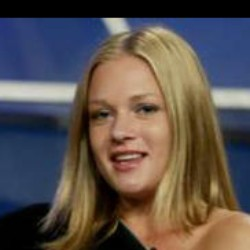
#> input picture dataset/AJ_Cook/AJ_Cook_0001.jpg, 250 x 250 px
$ python -i gui.py   (imports and definitions only)
#> lines starting #> are read from the running program, lines starting #| are printed output that depends on the picture; after the words box and inside, x2 and y2 are one past the last pixel; in counts of white or black regions, pixels touching at a corner belong together
#> further down, picture is the input picture: shape (250, 250, 3); mean B, G, R 75.8, 81, 91
import sys
import cv2
import time
import numpy as np
from PyQt5.QtWidgets import (QApplication, QMainWindow, QWidget, QVBoxLayout,
                             QHBoxLayout, QLabel, QPushButton, QFileDialog)
from PyQt5.QtGui import QImage, QPixmap
from PyQt5.QtCore import QTimer, Qt, QThread, pyqtSignal
from imutils.object_detection import non_max_suppression

# --- 核心算法类：封装模块 2, 3, 4 ---
class FaceProcessor:
    def __init__(self):
        # 加载 Haar 级联分类器
        self.face_cascade = cv2.CascadeClassifier(cv2.data.haarcascades + 'haarcascade_frontalface_default.xml')

    def process_frame(self, frame):
        """执行预处理、检测、后处理全流程"""
        if frame is None: return None

        display_frame = frame.copy()

        # 2. 图像预处理
        gray = cv2.cvtColor(frame, cv2.COLOR_BGR2GRAY)
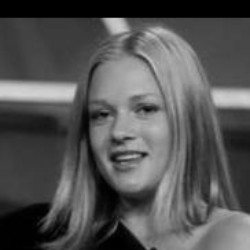
#> gray: shape (250, 250); min 0, max 212, mean 83.4
        gray = cv2.equalizeHist(gray)
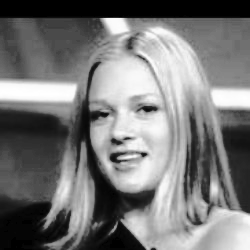
#> gray: shape (250, 250); min 0, max 255, mean 119.4
        gray = cv2.GaussianBlur(gray, (5, 5), 0)

        # 3. 人脸检测
        rects = self.face_cascade.detectMultiScale(
            gray, scaleFactor=1.1, minNeighbors=5, minSize=(30, 30)
        )
#> rects = [[69, 67, 116, 116]]

        # 4. 后处理与优化 (NMS)
        if len(rects) > 0:
            boxes = np.array([[x, y, x + w, y + h] for (x, y, w, h) in rects])
#> boxes = [[69, 67, 185, 183]]
            pick = non_max_suppression(boxes, probs=None, overlapThresh=0.3)
#> pick = [[69, 67, 185, 183]]

            # 5. 结果可视化绘制
            for (xA, yA, xB, yB) in pick:
                cv2.rectangle(display_frame, (xA, yA), (xB, yB), (0, 255, 0), 2)
                cv2.putText(display_frame, "Face", (xA, yA - 10),
                            cv2.FONT_HERSHEY_SIMPLEX, 0.6, (0, 255, 0), 2)
#> this loop made 1 pass
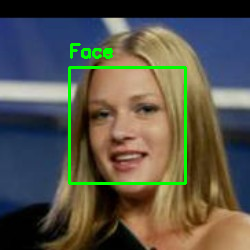
#> display_frame: shape (250, 250, 3); 2.73% of pixels changed, all inside (x1, y1, x2, y2) = (68, 43, 187, 185)

        return display_frame

# --- 视频采集线程：模块 1 ---
class VideoThread(QThread):
    change_pixmap_signal = pyqtSignal(np.ndarray)

    def __init__(self):
        super().__init__()
        self._run_flag = True

    # [7 lines left out: function run, not called in this run]

    def stop(self):
        self._run_flag = False
        self.wait()

# --- 界面交互类：模块 5 ---
class FaceApp(QMainWindow):
    # [53 lines left out: functions __init__, initUI, cv_to_pixmap, open_image, not called in this run]

    def update_frame(self, cv_img):
        processed_img = self.processor.process_frame(cv_img)
        self.image_label.setPixmap(self.cv_to_pixmap(processed_img))

    # [14 lines left out: functions start_camera, stop_camera, not called in this run]

# [5 lines not run here, left out]

>>> import cv2
>>> picture = cv2.imread('dataset/AJ_Cook/AJ_Cook_0001.jpg')
>>> result = FaceProcessor().process_frame(picture)
